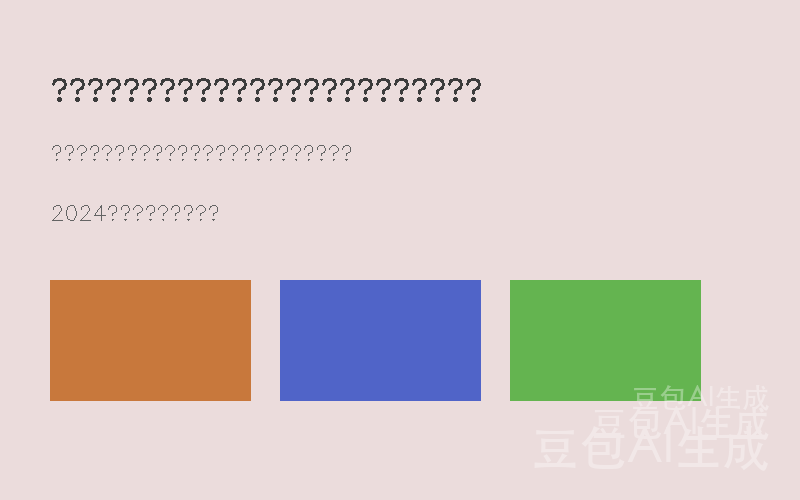
#> input picture test_images/doubao_test.png, 800 x 500 px
$ python water_remover.py test_images/doubao_test.png
#> lines starting #> are read from the running program, lines starting #| are printed output that depends on the picture; after the words box and inside, x2 and y2 are one past the last pixel; in counts of white or black regions, pixels touching at a corner belong together
#!/usr/bin/env python3
"""
water_remover.py — 批量图片去水印核心引擎

支持功能：
- 手动区域遮罩（输入 ROI 坐标）
- 自动颜色检测（半透明白/黑水印）
- 基于 HSV 的精细颜色过滤
- OpenCV Telea / Navier-Stokes 图像修复
- 多线程批量处理
"""

import os
import sys
import cv2
import numpy as np
from PIL import Image
from concurrent.futures import ThreadPoolExecutor, as_completed
from pathlib import Path
from dataclasses import dataclass, field, asdict
from typing import List, Tuple, Optional, Literal
import json
import shutil


# ── 配置数据结构 ────────────────────────────────────────────────

@dataclass
class WatermarkConfig:
    """去水印配置"""
    # 检测方式: manual / color / position / text
    mode: Literal["manual", "color", "position", "text"] = "color"

    # ── manual 模式 ──
    #  ROI 矩形 [x, y, w, h] 相对于原图坐标（单选框，兼容旧版本）
    roi: Optional[List[int]] = None  # [x, y, w, h]
    #  多区域框选（手动模式）：[[x, y, w, h], ...]
    roi_list: List[List[int]] = field(default_factory=list)

    # ── color 模式 ──
    #  颜色范围，多个范围用列表叠加（OR 逻辑）
    #  每个范围: {lower: [H,S,V], upper: [H,S,V]}
    #  留空则使用默认预设
    color_ranges: List[dict] = field(default_factory=list)

    # ── position 模式 ──
    #  水印位置: top-left, top-right, bottom-left, bottom-right, center
    position: str = "bottom-right"
    #  水印预估大小，占图片宽高的比例
    size_ratio: float = 0.15

    # ── text 模式 ──
    #  要查找的文字（用于精确匹配）
    target_text: str = "豆包AI生成"
    #  模板匹配阈值（0-1，越高越严格）
    text_match_threshold: float = 0.35

    # ── 通用设置 ──
    #  修复算法: telea / ns
    inpaint_method: Literal["telea", "ns"] = "telea"
    #  修复半径（越大越模糊，适合大块水印）
    inpaint_radius: int = 5
    #  处理前缩放（加快处理速度）
    scale_factor: float = 1.0
    #  输出质量
    output_quality: int = 95
    #  覆盖原图（不另存为副本）
    overwrite: bool = False
    #  输出目录（overwrite=False 时使用）
    output_dir: Optional[str] = None
    #  保留目录结构
    preserve_structure: bool = True
    #  线程数
    workers: int = 4
    #  自动二值化阈值（0-255，0=自动计算）
    threshold: int = 0

    # ── 形态学操作 ──
    #  膨胀核大小（扩大水印边缘，覆盖更干净）
    dilate_kernel: int = 2
    #  腐蚀核大小（去除噪点）
    erode_kernel: int = 0

    # ── 高级 ──
    #  水印是白底上的深色文字（反色检测）
    dark_on_light: bool = False


# ── 默认颜色预设 ──────────────────────────────────────────────

# 旧版宽泛 HSV 范围已废弃（会遮盖 80%+ 图片区域）
# 新版使用 _detect_text_watermark() 基于边缘+自适应亮度
DEFAULT_COLOR_RANGES = []  # 空 = 使用智能文本检测
DEFAULT_DARK_RANGES = []  # 空 = 使用智能文本检测（dark_on_light 反转亮度判断）


# ── 核心函数 ──────────────────────────────────────────────────

def create_mask(image: np.ndarray, config: WatermarkConfig) -> np.ndarray:
    """
    根据配置生成水印遮罩（二值图）
    返回: mask (uint8, 0/255)
    """
    h, w = image.shape[:2]

    if config.mode == "manual":
        return _mask_manual(image, config)

    elif config.mode == "color":
        return _mask_color(image, config)

    elif config.mode == "position":
        return _mask_position(image, config)

    elif config.mode == "text":
        return _mask_text(image, config)

    else:
        raise ValueError(f"Unknown mode: {config.mode}")


# [20 lines left out: function _mask_manual, not called in this run]


def _mask_color(image: np.ndarray, config: WatermarkConfig) -> np.ndarray:
    """
    水印检测遮罩（智能模式）

    策略：
    1. 用户提供了 color_ranges → 使用传统 HSV 范围检测（精确控制）
    2. 否则 → 使用 _detect_text_watermark() 基于边缘+自适应亮度
    """
    if config.color_ranges:
        # 用户自定义 HSV 范围 → 精确颜色检测
        hsv = cv2.cvtColor(image, cv2.COLOR_BGR2HSV)
        combined = np.zeros(image.shape[:2], dtype=np.uint8)
        for cr in config.color_ranges:
            lower = np.array(cr["lower"], dtype=np.uint8)
            upper = np.array(cr["upper"], dtype=np.uint8)
            mask = cv2.inRange(hsv, lower, upper)
            combined = cv2.bitwise_or(combined, mask)

        # 形态学后处理
        if config.erode_kernel > 0:
            kernel = np.ones((config.erode_kernel, config.erode_kernel), np.uint8)
            combined = cv2.erode(combined, kernel, iterations=1)
        if config.dilate_kernel > 0:
            kernel = np.ones((config.dilate_kernel, config.dilate_kernel), np.uint8)
            combined = cv2.dilate(combined, kernel, iterations=1)
        return combined

    # 智能文本水印检测（默认）
    gray = cv2.cvtColor(image, cv2.COLOR_BGR2GRAY)
    return _detect_text_watermark(gray, config)


def _detect_text_watermark(gray: np.ndarray, config: WatermarkConfig) -> np.ndarray:
    """
    基于边缘检测 + 自适应亮度阈值的文本水印检测。
    专为半透明文字水印设计，比 HSV 范围精确得多。
    """
    h, w = gray.shape

    # 1. 自适应亮度阈值
    # 用亮度直方图找到阈值：取 top-8% 最亮像素
    flat = gray.flatten()
    sorted_vals = np.sort(flat)
    pct = 0.08  # 取最亮的 8%
    idx = int(len(flat) * (1 - pct))
    brightness_thresh = max(sorted_vals[idx], 180)

    if config.dark_on_light:
        # 深色水印：取最暗的 8%
        brightness_thresh = min(sorted_vals[int(len(flat) * pct)], 80)
        _, bright = cv2.threshold(gray, brightness_thresh, 255, cv2.THRESH_BINARY_INV)
    else:
        # 白色水印：取最亮的 8%
        _, bright = cv2.threshold(gray, brightness_thresh, 255, cv2.THRESH_BINARY)

    # 2. Canny 边缘检测 — 水印文字有清晰的轮廓
    edges = cv2.Canny(gray, 30, 100)

    # 3. 膨胀边缘，连接字符笔画
    edge_dilated = cv2.dilate(edges, np.ones((3, 3), np.uint8), iterations=3)

    # 4. 取交集：只有在「最亮区域」且「附近有边缘」的像素才保留
    text_mask = cv2.bitwise_and(bright, edge_dilated)

    # 5. 形态学闭合，填充文字内部间隙
    text_mask = cv2.morphologyEx(
        text_mask, cv2.MORPH_CLOSE,
        np.ones((5, 5), np.uint8), iterations=2
    )

    # 6. 连通域过滤：去掉极小噪点和极大区域
    max_area = int(h * w * 0.15)  # 水印不超过 15% 图片面积
    min_area = 20
    num_labels, labels, stats, _ = cv2.connectedComponentsWithStats(text_mask, 8)
    result = np.zeros_like(text_mask)
    for i in range(1, num_labels):
        area = stats[i, cv2.CC_STAT_AREA]
        if min_area < area < max_area:
            result[labels == i] = 255

    # 7. 膨胀覆盖半透明边界
    dk = max(config.dilate_kernel, 2)
    result = cv2.dilate(result, np.ones((dk * 2 + 1, dk * 2 + 1), np.uint8), iterations=1)

    return result


# [20 lines left out: function _mask_position, not called in this run]


# ── 字体查找 ──────────────────────────────────────────────────

_CACHED_FONT_PATH = None

# [35 lines left out: function _find_chinese_font, not called in this run]


# ── 文本水印检测（模板匹配） ──────────────────────────────────

_CACHED_REF_CACHE = {}  # (text, font_size, font_path) → np.ndarray

# [103 lines left out: functions _render_text_ref, _mask_text, not called in this run]


def inpaint(image: np.ndarray, mask: np.ndarray, config: WatermarkConfig) -> np.ndarray:
    """执行图像修复"""
    method = cv2.INPAINT_TELEA if config.inpaint_method == "telea" else cv2.INPAINT_NS
    radius = max(1, config.inpaint_radius)
    return cv2.inpaint(image, mask, radius, method)


def process_image(
    input_path: str,
    config: WatermarkConfig,
    output_path: Optional[str] = None,
) -> Tuple[str, bool, str]:
    """
    处理单张图片
    返回: (路径, 是否成功, 消息)
    """
    try:
        # 读取
        img = cv2.imread(input_path)
        if img is None:
            return (input_path, False, "无法读取图片")

        # 缩放
        if config.scale_factor != 1.0:
            h, w = img.shape[:2]
            new_size = (int(w * config.scale_factor), int(h * config.scale_factor))
            img = cv2.resize(img, new_size, interpolation=cv2.INTER_AREA)
            scale_used = True
        else:
            scale_used = False

        # 生成遮罩
        mask = create_mask(img, config)

        # 检查遮罩是否为空
        if cv2.countNonZero(mask) == 0:
            return (input_path, False, "未检测到水印区域")

        # 修复
        result = inpaint(img, mask, config)

        # 如果有缩放，恢复原尺寸
        if scale_used:
            h, w = cv2.imread(input_path).shape[:2]
            result = cv2.resize(result, (w, h), interpolation=cv2.INTER_LINEAR)

        # 保存
        out_path = output_path or input_path
        os.makedirs(os.path.dirname(out_path), exist_ok=True)

        # 用 PIL 保存（支持质量参数）
        result_rgb = cv2.cvtColor(result, cv2.COLOR_BGR2RGB)
        pil_img = Image.fromarray(result_rgb)
        ext = os.path.splitext(out_path)[1].lower()

        save_kwargs = {"quality": config.output_quality}
        if ext == ".webp":
            # WebP 需要额外参数
            pil_img.save(out_path, "WEBP", **save_kwargs)
        elif ext in (".jpg", ".jpeg"):
            pil_img.save(out_path, "JPEG", **save_kwargs)
        else:
            pil_img.save(out_path)

        return (out_path, True, "成功")

    except Exception as e:
        return (input_path, False, str(e))


def find_images(input_path: str, recursive: bool = True) -> List[str]:
    """递归查找图片文件"""
    exts = {".jpg", ".jpeg", ".png", ".webp", ".bmp", ".tiff", ".tif"}
    path = Path(input_path)

    if path.is_file():
        if path.suffix.lower() in exts:
            return [str(path)]
        return []

    if path.is_dir():
        pattern = "**/*" if recursive else "*"
        results = []
        for f in path.rglob("*"):
            if f.is_file() and f.suffix.lower() in exts:
                results.append(str(f))
        return sorted(results)

    return []


def process_batch(
    input_path: str,
    config: WatermarkConfig,
    progress_callback=None,
) -> List[Tuple[str, bool, str]]:
    """
    批量处理图片
    返回: [(路径, 是否成功, 消息)]
    """
#> called with input_path = 'test_images/doubao_test.png'
    # 统一为绝对路径
    input_path_abs = os.path.abspath(input_path)
    images = find_images(input_path_abs)
    if not images:
        return [(input_path_abs, False, "未找到图片文件")]

    results = []
    total = len(images)
    base_path = input_path_abs if os.path.isdir(input_path_abs) else None

    def get_output(img_path):
        if config.overwrite:
            return img_path
        if config.output_dir:
            abs_output = os.path.abspath(config.output_dir)
            if config.preserve_structure and base_path:
                try:
                    rel = os.path.relpath(img_path, base_path)
                    # 确保不跳出输出目录
                    return os.path.join(abs_output, rel)
                except ValueError:
                    pass
            return os.path.join(abs_output, os.path.basename(img_path))
        return img_path

    with ThreadPoolExecutor(max_workers=config.workers) as executor:
        futures = {}
        for img_path in images:
            out_path = get_output(img_path)
            future = executor.submit(process_image, img_path, config, out_path)
            futures[future] = img_path
#> this loop made 1 pass
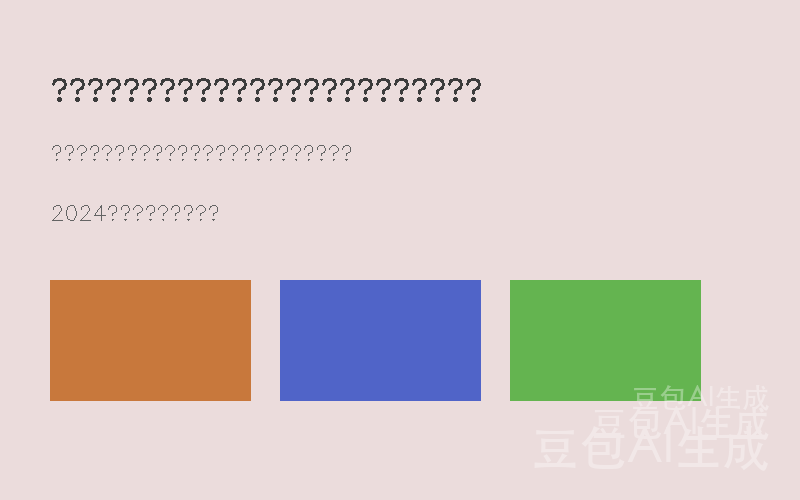
#> input picture test_images/doubao_test.png, 800 x 500 px
#> pass 1, in _mask_color, `gray = cv2.cvtColor(image, cv2.COLOR_BGR2GRAY)`:
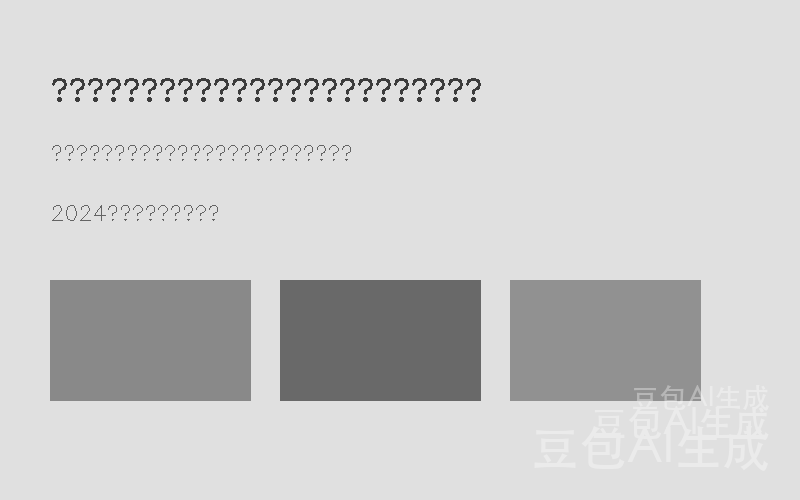
#> gray: shape (500, 800); min 60, max 235, mean 205.7
#> pass 1, in _detect_text_watermark, `_, bright = cv2.threshold(gray, brightness_thresh, 255, cv2.THRESH_BIN..`:
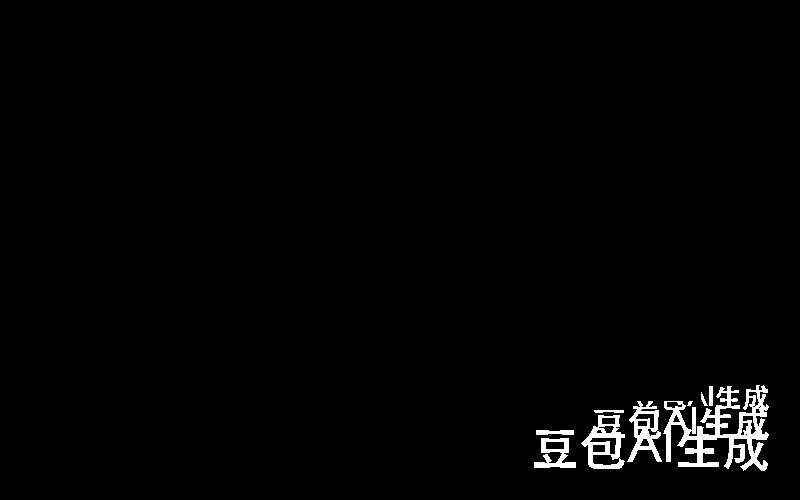
#> bright: shape (500, 800); 1.6% white; 9 white regions (1 under 20 px), largest, box (x1, y1, x2, y2) and area: (663, 385, 769, 471) 3576, (581, 415, 625, 469) 1047, (627, 401, 662, 462) 913
#> pass 1, in _detect_text_watermark, `edges = cv2.Canny(gray, 30, 100)`:
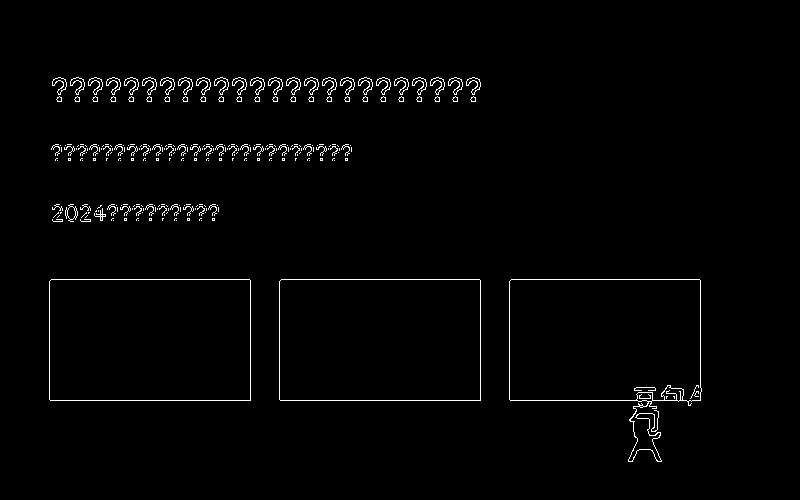
#> edges: shape (500, 800); 1.5% white in thin lines or dots, all inside (x1, y1, x2, y2) = (49, 77, 702, 462)
#> pass 1, in _detect_text_watermark, `edge_dilated = cv2.dilate(edges, np.ones((3, 3), np.uint8), iterations..`:
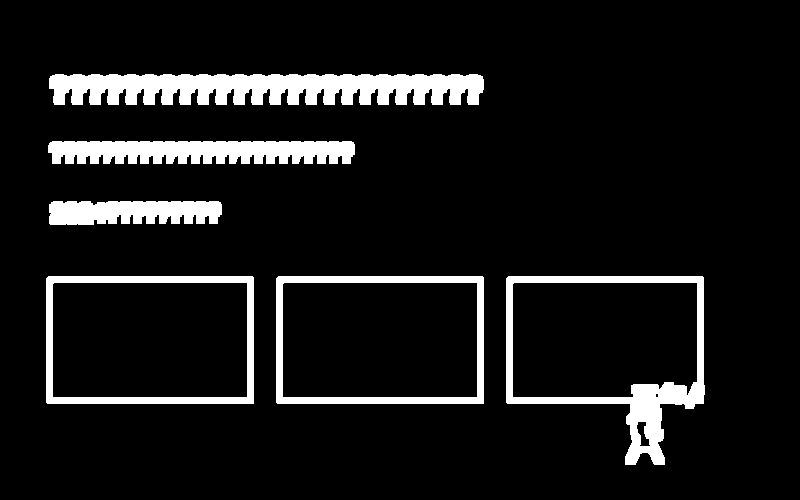
#> edge_dilated: shape (500, 800); 9.2% white; 6 white regions, box (x1, y1, x2, y2) and area: (49, 74, 484, 105) 11050, (506, 276, 705, 465) 6985, (48, 141, 355, 164) 6238, (46, 276, 254, 404) 4504, (276, 276, 484, 404) 4504, (49, 201, 222, 225) 3656

        completed = 0
        for future in as_completed(futures):
            result = future.result()
            results.append(result)
            completed += 1
            if progress_callback:
                progress_callback(completed, total, result[0], result[1])

    return results


# [26 lines left out: functions batch_to_dir, save_config, load_config, not called in this run]


# ── 命令行入口（理论上用 cli.py 但也可直接运行） ──────────────

def main():
    """简单 CLI 入口"""
    import argparse

    parser = argparse.ArgumentParser(description="批量图片去水印工具")
    parser.add_argument("input", help="输入文件或目录")
    parser.add_argument("-o", "--output", help="输出目录（默认覆盖原图）")
    parser.add_argument("-m", "--mode", default="color",
                        choices=["manual", "color", "position", "text"])
    parser.add_argument("--roi", nargs=4, type=int, metavar=("X", "Y", "W", "H"),
                        help="手动 ROI: x y w h")
    parser.add_argument("--position", default="bottom-right",
                        help="水印位置 (color 模式)")
    parser.add_argument("--method", default="telea", choices=["telea", "ns"])
    parser.add_argument("--radius", type=int, default=5,
                        help="修复半径 (默认 5)")
    parser.add_argument("--workers", type=int, default=4,
                        help="并发线程数")
    parser.add_argument("--dark", action="store_true",
                        help="深色水印（浅色背景）")
    parser.add_argument("--target-text", default="豆包AI生成",
                        help="text 模式：要查找的文字（默认: 豆包AI生成）")

    args = parser.parse_args()

    config = WatermarkConfig(
        mode=args.mode,
        inpaint_method=args.method,
        inpaint_radius=args.radius,
        workers=args.workers,
        dark_on_light=args.dark,
        target_text=args.target_text,
        overwrite=(args.output is None),
        output_dir=args.output,
    )

    if args.mode == "manual" and args.roi:
        config.roi = list(args.roi)
    if args.mode == "position":
        config.position = args.position

    print(f"🚀 开始处理: {args.input}")
    print(f"   模式: {config.mode}, 算法: {config.inpaint_method}")
    print(f"   输出: {'覆盖原图' if config.overwrite else args.output}")

    def on_progress(completed, total, path, success):
        icon = "✓" if success else "✗"
        print(f"  [{completed}/{total}] {icon} {os.path.basename(path)}")

    results = process_batch(args.input, config, progress_callback=on_progress)

    successes = sum(1 for _, s, _ in results if s)
    failures = sum(1 for _, s, _ in results if not s)
    print(f"\n✅ 完成: {successes} 成功, {failures} 失败 (共 {len(results)} 张)")


if __name__ == "__main__":
    main()
